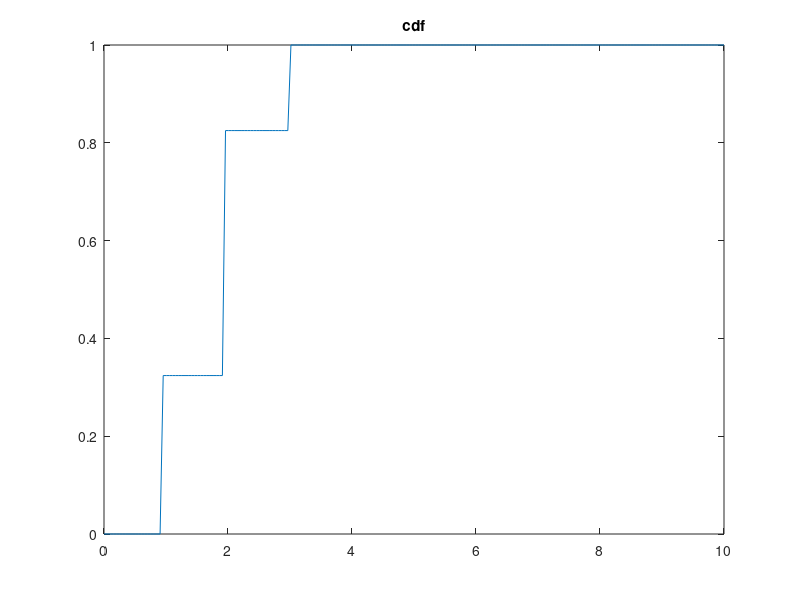
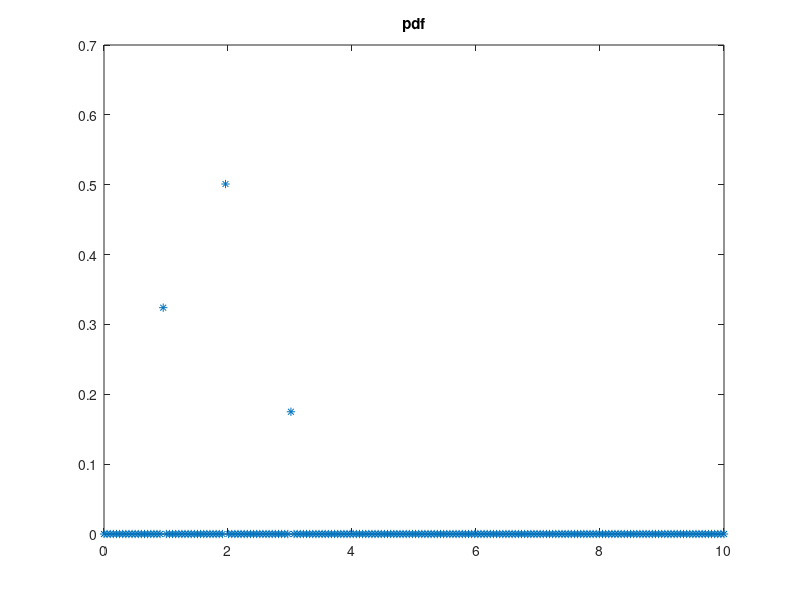

The MATLAB script that drew these images, in order:
            %finding the mean and variance for the small table given in
            %polycopy %%% clear the work space and exevute
N=1000;
exu=0;
squexp=0;
p=[0.3 0.5 0.2];

for i=1:3
   exu=exu+(i*p(i));
   squexp= squexp+(i*i*p(i));
end

var=squexp-exu^2;
fprintf('Theoretical mean is');
disp(exu);
fprintf('Theoretical Variance is');
disp(var);
%%%%%%%%%%%%%%%%% theoretical vs practival %%%%%%%%%%%%%%

a=[]; 
sumP(1)=p(1);               % function for calculating the sum of probabiliies sump(2)=sump(1)+p(2)
for i=2:length(p)
    sumP(i)=sumP(i-1)+p(i);      
end
sum=0;   
sumsqu=0;
var=0;

for j=1:N
    u(j)=rand();
    i=1;
    while (u(j)>sumP(i) && i<length(p))
       i=i+1;
    end       
       a(j)=i;
       sum=sum+a(j)/N;
       sumsqu= sumsqu+(a(j)*a(j)/N);
end
fprintf('Practical mean is');
disp(sum);
var=sumsqu-(sum^2);
fprintf('Practical variance is');
disp(var)

xMax=10;
delta_x=0.05;
    
    x=0;
    j=1;
    while x <= xMax
        x=x+delta_x;
        C=0;
        z=0;
        for i = 1 : N            
            if ( a(i) <= x )
                C=C+1;
                if(a(i)>x-delta_x)
                    z=z+1;
                end            
            end
        end
        Prob(j)=C/N;
        prob(j)=z/N;
        j=j+1;
    end
    xxasis=linspace(0,xMax,j-1);
    figure;
    %plot(xxasis,Prob,'*');
    plot(xxasis,Prob);
    title('cdf');
    figure;
    plot(xxasis,prob,'*');
    title('pdf');
  
